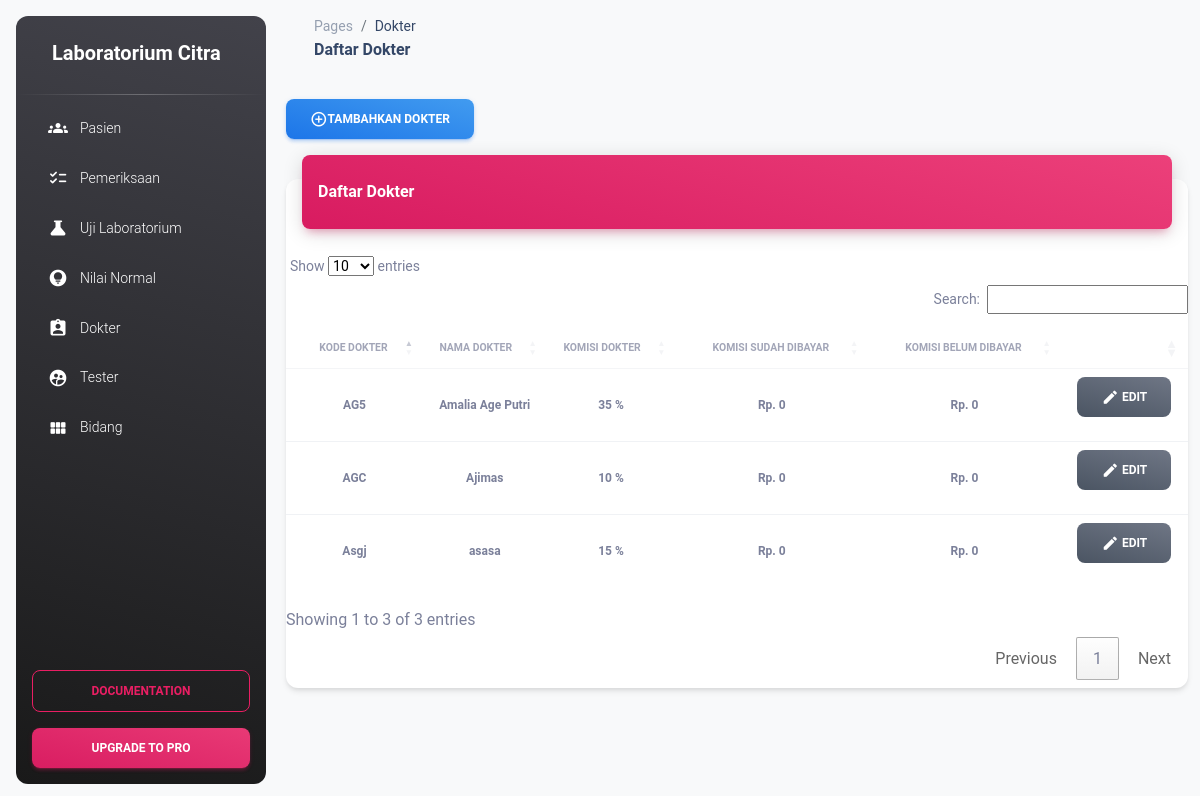
Screenshot of /dokter/ with the database file from the repository.
### dokter/models.py (models this page shows)
class Dokter(models.Model):
    kode_dokter = models.CharField(max_length=100)
    nama = models.CharField(max_length=100)
    komisi_dokter = models.IntegerField(default=0)
    komisi_belum_dibayar = models.IntegerField(default=0)
    komisi_sudah_dibayar = models.IntegerField(default=0)

### dokter/views.py (the view)
# urls.py: path('', all_dokter, name='all_dokter'),
def all_dokter(request):
    docters = Dokter.objects.all()
    flag_null = True
    if docters.count() != 0:
        flag_null = False
    response["doctors"] = docters
    response["flag_null"] = flag_null
    return render(request, 'landing_page_dokter.html', response)

### dokter/templates/landing_page_dokter.html (shortened to what this page needs)
{% extends 'layout/base.html' %}
{% load static %}
{% block navbar_link %}
  Dokter
{% endblock navbar_link %}
{% block navbar_title %}
 Daftar Dokter
{% endblock navbar_title %}
{% block content %}
    <div>
      <div>
        <button type="button" class="btn btn-block bg-gradient-info mb-3" data-bs-toggle="modal" data-bs-target="#modal-form-dokter">
            <i class="material-icons opacity-10">add_circle_outline</i><span>Tambahkan Dokter</span></button>
      </div>
        <div class="row">
            <div class="col-12">
              <div class="card my-4">
                <div class="card-header p-0 position-relative mt-n4 mx-3 z-index-2">
                  <div class="bg-gradient-primary shadow-primary border-radius-lg pt-4 pb-3">
                    <h6 class="text-white text-capitalize ps-3">Daftar Dokter</h6>
                  </div>
                </div>
                <div class="card-body px-0 pb-2">
                    {% if flag_null %}
                    <div class="h5 text-center">
                        Tidak ada data dokter.
                    </div>
                    {% else %}
                  <div class="table-responsive p-0">
                    <table id="pasienTable" class="table align-items-center mb-0 table-paginate" cellspacing="0">
                      <thead>
                        <tr>
                          <th class="text-uppercase text-secondary text-xxs font-weight-bolder opacity-7 text-center">Kode Dokter</th>
                          <th class="text-uppercase text-secondary text-xxs font-weight-bolder opacity-7 ps-2 text-center">Nama Dokter</th>
                          <th class="text-uppercase text-secondary text-xxs font-weight-bolder opacity-7 ps-2 text-center">Komisi Dokter</th>
                          <th class="text-center text-uppercase text-secondary text-xxs font-weight-bolder opacity-7 text-center">Komisi Sudah Dibayar</th>
                          <th class="text-center text-uppercase text-secondary text-xxs font-weight-bolder opacity-7 text-center">Komisi Belum Dibayar</th>
                          <th class="text-secondary opacity-7"></th>
                        </tr>
                      </thead>
                      <tbody>
                        {% for dokter in doctors %}
                        <tr class="text-center">
                          <td class="text-center">
                            <p class="text-xs font-weight-bold mb-0">{{dokter.kode_dokter}}</p>
                          </td>
                          <td class="text-center">
                            <p class="text-xs font-weight-bold mb-0">{{dokter.nama}}</p>
                          </td>
                          <td class="text-center">
                            <p class="text-xs font-weight-bold mb-0">{{dokter.komisi_dokter}} <span> %</span></p>
                          </td>
                          <td>
                            <p class="text-xs font-weight-bold mb-0"><span>Rp. </span>{{dokter.komisi_sudah_dibayar}}</p>
                          </td>
                          <td>
                            <p class="text-xs font-weight-bold mb-0"><span>Rp. </span>{{dokter.komisi_belum_dibayar}}</p>
                          </td>
                          <td class="align-middle text-center">
                            <div>
                              <button type="button" class="btn btn-block bg-gradient-secondary mb-3" data-bs-toggle="modal" data-bs-target="#modal-edit-{{dokter.kode_dokter}}">
                                  <i class="material-icons opacity-10">edit</i><span> edit</span></button>
                            </div>
                          </td>
                        </tr>
                        {% endfor %}
                      </tbody>
                    </table>
                  </div>
                  {% endif %}
                </div>
              </div>
            </div>
          </div>
    </div>
{% endblock content %}

### rows the page displays
Dokter: kode_dokter "AG5", nama "Amalia Age Putri", komisi_dokter "35", komisi_sudah_dibayar "0", komisi_belum_dibayar "0"
Dokter: kode_dokter "AGC", nama "Ajimas", komisi_dokter "10", komisi_sudah_dibayar "0", komisi_belum_dibayar "0"
Dokter: kode_dokter "Asgj", nama "asasa", komisi_dokter "15", komisi_sudah_dibayar "0", komisi_belum_dibayar "0"
